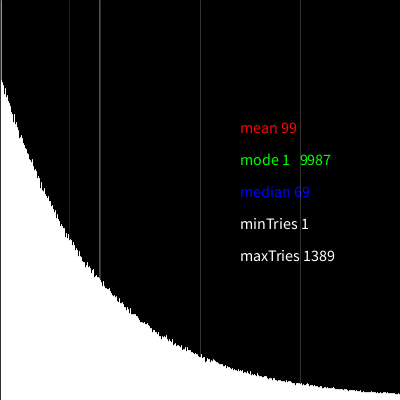
Frame 1 (no input)
Frame 2 (the mouse pressed at the canvas centre, redrawn once): identical to frame 1, image omitted

The Processing sketch that drew this single still picture (run headless with seeded random() and noise(); the mouse was pressed at the canvas centre and the sketch redrawn once):

// Processing sketch: gamblersfallacy
// ── gamblersfallacy.pde
Gambler[] gamblers;
int numGamblers = 1000000;
int totalTries, totalDone, minTries, maxTries;
float chance = 1;
int txtSize = 32;
int[] scrnResult;
int[] theResult, medianResult, modeResult;
int mean, median, mode;

void setup()
{
	size(400, 400);
	textSize(txtSize);
	noStroke();
	// make a gambler array that contains numGamblers number of gamblers
	gamblers = new Gambler[numGamblers];
	for (int i = 0; i < numGamblers; i++)
	{
		gamblers[i] = new Gambler();
	}
	// start gambling until everyone's done
	totalDone = 0;
	//println("starting gamble from " + totalDone);
	while (totalDone < gamblers.length)
	{
		gambletick();
		println(String.format("%d out of %d gamblers done", totalDone, gamblers.length));
	}
	//println("finished gambling at " + totalDone);

	// analyze the result by its representative values mean mode and median.
	getResult();
	//println(totalTries);
}

void draw()
{
	background(0);
	textSize(16);
	stroke(255);

	// print result
	println("mean " + mean);
	println("mode " + mode);
	println("median " + median);
	// draw R mean G mode B median vertical lines

	fill(255, 0, 0, 255);
	stroke(255, 0, 0, 255);
	text("mean " + mean, 3 * width / 5, height / 3);
	line(mean, 0, mean, height);
	fill(0, 255, 0, 255);
	stroke(0, 255, 0, 255);
	text("mode " + mode + "   " + theResult[mode], 3 * width / 5, height / 3 + txtSize);
	line(mode, 0, mode, height);
	fill(0, 0, 255, 255);
	stroke(0, 0, 255, 255);
	text("median " + median, 3 * width / 5, height / 3 + 2 * txtSize);
	line(median, 0, median, height);
	fill(255);
	stroke(255, 255);
	text("minTries " + minTries, 3 * width / 5, height / 3 + 3 * txtSize);
	text("maxTries " + maxTries, 3 * width / 5, height / 3 + 4 * txtSize);



	// draw vertical grid
	stroke(255, 50);
	for (int i = 0; i < width / 100; i++)
	{
		line(i * 100, 0, i * 100, height);
	}

	// scale height of each bar that maximum height is about 80% of height of the screen and draw graph
	stroke(255);
	int barHeightMax = 0;
	for (int i = 0; i < theResult.length; i++)
	{
		barHeightMax = barHeightMax < theResult[i] ? theResult[i] : barHeightMax;
	}
	println(barHeightMax);
	for (int i = 0; i < theResult.length; i++)
	{
		float barHeight = theResult[i];
		line(i, height, i, height - map(barHeight, 0, barHeightMax, 0, 0.8 * height));
	}

	println("done.");
	noLoop();
}

void getResult()
{
	minTries = gamblers[0].tries < gamblers[1].tries ? gamblers[0].tries : gamblers[1].tries;
	maxTries = gamblers[0].tries >= gamblers[1].tries ? gamblers[0].tries : gamblers[1].tries;
	// loop through every gambler in the array
	for (int i = 0; i < gamblers.length; i++)
	{
		// add a gambler's number of tries to total number of tries pool
		totalTries += gamblers[i].tries;
		// update minimum and maximum number of tries in the pool
		if (gamblers[i].tries < minTries)
		{
			minTries = gamblers[i].tries;
		}
		else if (gamblers[i].tries > maxTries)
		{
			maxTries = gamblers[i].tries;
		}
	}

	theResult = new int[maxTries + 1];
	medianResult = new int[gamblers.length];

	// theResult[num of tries] = num of gamblers who did that tries
	// eg. if there are number of 8 gamblers who succeeded after doing 5 tries, theResult[5] = 8;
	// medianResult holds list of each gamblers' tries in each element and later be sorted and used to calculate median.
	for (int i = 0; i < gamblers.length; i++)
	{
		theResult[gamblers[i].tries]++;
		medianResult[i] = gamblers[i].tries;
	}
	//println(theResult);
	mean = totalTries / gamblers.length;
	float medianIndex = 0;

	// getting the mode value. loop through theResult[num of tries] = num of gamblers array
	// and get the index number that holds largest number of gamblers.

	for (int i = 0; i < theResult.length; i++)
	{
		if (theResult[i] > theResult[mode])
		{
			mode = i;
		}
	}

	// getting the median value. sort the array, median index is number of elements in the array + 1 / 2
	// but subtract by 1 because index actually starts at 0
	// if number of elements is not odd, get two values at number of elements in the array / 2 and +1 of that
	// and get the average.
	medianResult = sort(medianResult);
	medianIndex = (medianResult.length + 1) / 2 - 1;
	if ((medianResult.length) % 2 != 0)
	{
		median = medianResult[(medianResult.length + 1) / 2 - 1]; //start from zero
	}
	else
	{
		median = (medianResult[(medianResult.length) / 2 - 1] + medianResult[(medianResult.length) / 2]) / 2;
	}
}

void gambletick()
{
	//loop for every gamblers in the gambler array
	totalDone = 0;
	for (int i = 0; i < gamblers.length; i++)
	{
		//perform gamble
		gamblers[i].update();
		if (gamblers[i].done)
		{
			totalDone++;
		}
	}
}

// ── Gambler.pde
//simple gambler class
class Gambler
{
  //number of tries 
  int tries;
  //succeeded
  boolean done;

  Gambler() {
    //number of tries starts at zero
    tries = 0;
    //not done when created
    done = false;
  }

  void update()
  {
    //if it's not done
    if (!done) {
      // gambling count goes up by 1
      tries++;
      // quit gambling if succeeded
      done = random(100) <= chance;
    }
  }
}
